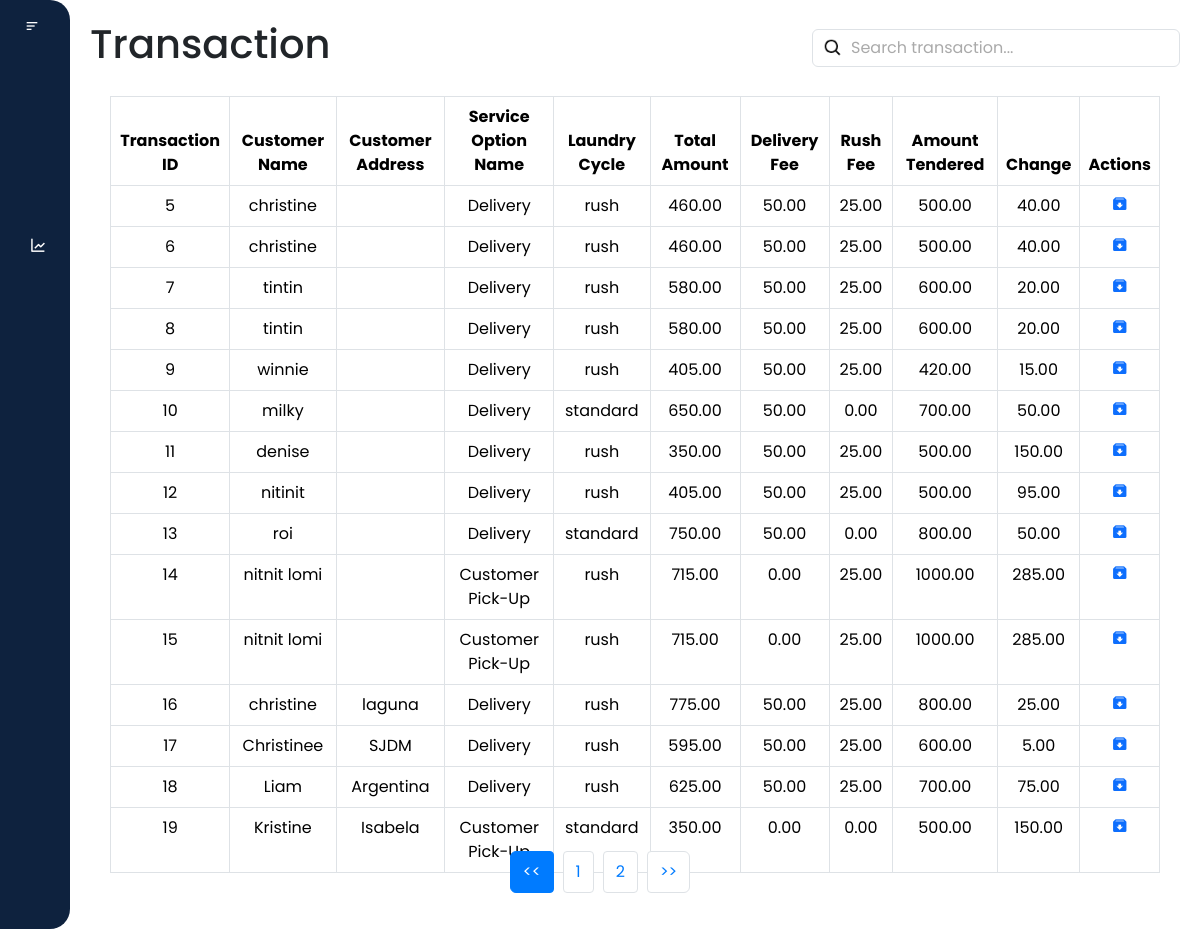
/transaction/transaction.php (signed in), run on the app's committed database.
### tables this page shows
CREATE TABLE `transaction` (
  `transaction_id` int(11) NOT NULL,
  `request_id` int(11) DEFAULT NULL,
  `customer_id` int(11) DEFAULT NULL,
  `customer_name` varchar(30) DEFAULT NULL,
  `customer_address` varchar(50) NOT NULL,
  `service_option_id` int(100) NOT NULL,
  `service_option_name` varchar(50) NOT NULL,
  `laundry_cycle` enum('standard','rush') NOT NULL,
  `total_amount` decimal(65,2) DEFAULT NULL,
  `delivery_fee` decimal(65,2) DEFAULT NULL,
  `rush_fee` decimal(65,2) DEFAULT NULL,
  `amount_tendered` decimal(65,2) DEFAULT NULL,
  `money_change` decimal(65,2) DEFAULT NULL
);

### transaction/transaction.php (the view, shortened to what this page needs)
<?php
require_once('transaction_db.php');
if(isset($_POST['search'])) {
    $search = $con->real_escape_string($_POST['search']);
    $query = "SELECT * FROM transaction WHERE customer_name LIKE '%$search%'
    OR transaction_id LIKE '%$search%'
    OR laundry_service_option LIKE '%$search%'
    OR laundry_category_option LIKE '%$search%'";
} else {
    $query = "SELECT * FROM transaction";
}
$result = mysqli_query($con, $query);
$data = [];
if ($result->num_rows > 0) {
    while ($row = $result->fetch_assoc()) {
        $data[] = $row;
    }
}
?>
<!DOCTYPE html>
<html lang="en">
<head>
    <link rel="stylesheet" href="transaction.css">
    <link rel="stylesheet" href="https://cdnjs.cloudflare.com/ajax/libs/font-awesome/5.15.3/css/all.min.css"
>
    <link href="https://cdn.jsdelivr.net/npm/bootstrap@5.3.3/dist/css/bootstrap.min.css" rel="stylesheet"
>
    <link href='https://unpkg.com/boxicons@2.1.4/css/boxicons.min.css' rel='stylesheet'>
    <link href="https://cdn.lineicons.com/4.0/lineicons.css" rel="stylesheet" />
</head>
<body>
    <div class="wrapper">
        <aside id="sidebar">
            <div class="d-flex">
                <button id="toggle-btn" type="button">
                    <i class="bx bx-menu-alt-left"></i>
                </button>
            </div>
            <ul class="sidebar-nav">
                <li class="sidebar-item">
                    <a href="/laundry_system/dashboard/dashboard.php" class="sidebar-link">
                    </a>
                </li>
                <li class="sidebar-item">
                    <a href="/laundry_system/profile/profile.php" class="sidebar-link">
                    </a>
                </li>
                <li class="sidebar-item">
                    <a href="/laundry_system/transaction/transaction.php" class="sidebar-link">
                    </a>
                </li>
                <li class="sidebar-item">
                    <a href="/laundry_system/sales_report/report.php" class="sidebar-link">
                        <i class='bx bx-line-chart'></i>
                    </a>
                </li>
            </ul>
            <div class="sidebar-footer">
                <a href="javascript:void(0)" class="sidebar-link" id="btn_logout">
                </a>
            </div>
        </aside>
        <div class="main-content">
            <nav>
                <div class="d-flex justify-content-between align-items-center">
                    <h1>Transaction</h1>
                    <div class="search_bar" m-1>
                        <input class="form-control" type="text" id="filter_transaction" placeholder="Search transaction...">
                    </div>
                </div>
            </nav>
            <div class="table-responsive">
                <table class="table table-bordered text-center">
                    <thead>
                        <tr class="bg-dark text-white">
                            <th>Transaction ID</th>
                            <th>Customer Name</th>
                            <th>Customer Address</th>
                            <th>Service Option Name</th>
                            <th>Laundry Cycle</th>
                            <th>Total Amount</th>
                            <th>Delivery Fee</th>
                            <th>Rush Fee</th>
                            <th>Amount Tendered</th>
                            <th>Change</th>
                            <th>Actions</th>
                        </tr>
                    </thead>
                    <tbody id="transaction_table">
                        <?php
                        if (!empty($data)) {
                            foreach ($data as $row) {
                                echo "<tr>";
                                echo "<td>{$row['transaction_id']}</td>";
                                echo "<td>{$row['customer_name']}</td>";
                                echo "<td>{$row['customer_address']}</td>";
                                echo "<td>{$row['service_option_name']}</td>";
                                echo "<td>{$row['laundry_cycle']}</td>";
                                echo "<td>{$row['total_amount']}</td>";
                                echo "<td>{$row['delivery_fee']}</td>";
                                echo "<td>{$row['rush_fee']}</td>";
                                echo "<td>{$row['amount_tendered']}</td>";
                                echo "<td>{$row['money_change']}</td>";
                                echo "<td>
                                    <a href='javascript:void(0);' class='archive-btn' data-id='{$row['customer_id']}'>
                                    <i class='bx bxs-archive-in'></i></a>
                                </td>";
                                echo "</tr>";
                            }
                        } else {
                            echo "<tr><td colspan='11'>No transactions found.</td></tr>";
                        }
                        ?>
                    </tbody>
                </table>
            </div>
            <nav aria-label="Page navigation">
                <ul class="pagination justify-content-center" id="pagination">
                </ul>
            </nav>
        </div>
    </div>
</body>
</html>

### transaction/transaction.css (style rules this page uses)
* { margin: 0; padding: 0; font-family: "Poppins", "Segoe UI"; box-sizing: border-box; }
html { scroll-behavior: smooth; }
a { text-decoration: none; }
li { list-style: none; }
h1 { font-weight: 600; font-size: 1.5 rem; }
body { font-family: 'Poppins', sans-serif; }
.wrapper { display: flex; width: 100%; height: 100vh; }
#sidebar { display: flex; flex-direction: column; width: 70px; height: 100vh; min-width: 70px; z-index: 1000; transition: all .25s ease-in-out; background-color: #0e223e; border-radius: 0 20px 20px 0; }
#toggle-btn { background-color: transparent; cursor: pointer; border: 0; padding: 1rem 1.5rem; }
#toggle-btn i { font-size: 1.5 rem; color: #fff; }
.sidebar-nav { padding: 2rem 0; flex: 1 1 auto; }
a.sidebar-link { padding: 0.625rem 1.625rem; color: #fff; display: block; font-size: 0.9rem; white-space: nowrap; border-left: 3px solid transparent; text-decoration: none; }
.sidebar-link i { font-size: 1.1rem; margin-right: 0.75rem; }
.sidebar-item { position: relative; }
.main-content { flex: 1; overflow-y: auto; padding: 20px; transition: margin-left 0.5s ease; }
.table-responsive { padding: 20px; }
.table { width: 100%; border-collapse: collapse; border: #b8c1ec; margin: 0; }
th, td { border: 1px solid #b8c1ec; padding: 8px; text-align: center; }
.pagination { display: flex; justify-content: center; padding-left: 0; list-style: none; border-radius: 0.25rem; margin-top: 20px; position: absolute; bottom: 20px; left: 0; right: 0; }
.search_bar { position: relative; }
.search_bar .form-control { padding-left: 38px; }
.search_bar .form-control::placeholder { color: #aaa; }
.search_bar .form-control { background-image: url('/laundry_system/images/search.png'); background-repeat: no-repeat; background-position: 10px center; background-size: 20px 20px; }

### data on the page
transaction: transaction_id "5", customer_name "christine", service_option_name "Delivery", laundry_cycle "rush", total_amount "460.00", delivery_fee "50.00", rush_fee "25.00", amount_tendered "500.00", money_change "40.00"
transaction: transaction_id "6", customer_name "christine", service_option_name "Delivery", laundry_cycle "rush", total_amount "460.00", delivery_fee "50.00", rush_fee "25.00", amount_tendered "500.00", money_change "40.00"
transaction: transaction_id "7", customer_name "tintin", service_option_name "Delivery", laundry_cycle "rush", total_amount "580.00", delivery_fee "50.00", rush_fee "25.00", amount_tendered "600.00", money_change "20.00"
transaction: transaction_id "8", customer_name "tintin", service_option_name "Delivery", laundry_cycle "rush", total_amount "580.00", delivery_fee "50.00", rush_fee "25.00", amount_tendered "600.00", money_change "20.00"
transaction: transaction_id "9", customer_name "winnie", service_option_name "Delivery", laundry_cycle "rush", total_amount "405.00", delivery_fee "50.00", rush_fee "25.00", amount_tendered "420.00", money_change "15.00"
transaction: transaction_id "10", customer_name "milky", service_option_name "Delivery", laundry_cycle "standard", total_amount "650.00", delivery_fee "50.00", rush_fee "0.00", amount_tendered "700.00", money_change "50.00"
transaction: transaction_id "11", customer_name "denise", service_option_name "Delivery", laundry_cycle "rush", total_amount "350.00", delivery_fee "50.00", rush_fee "25.00", amount_tendered "500.00", money_change "150.00"
transaction: transaction_id "12", customer_name "nitinit", service_option_name "Delivery", laundry_cycle "rush", total_amount "405.00", delivery_fee "50.00", rush_fee "25.00", amount_tendered "500.00", money_change "95.00"
transaction: transaction_id "13", customer_name "roi", service_option_name "Delivery", laundry_cycle "standard", total_amount "750.00", delivery_fee "50.00", rush_fee "0.00", amount_tendered "800.00", money_change "50.00"
transaction: transaction_id "14", customer_name "nitnit lomi", service_option_name "Customer Pick-Up", laundry_cycle "rush", total_amount "715.00", delivery_fee "0.00", rush_fee "25.00", amount_tendered "1000.00", money_change "285.00"
transaction: transaction_id "15", customer_name "nitnit lomi", service_option_name "Customer Pick-Up", laundry_cycle "rush", total_amount "715.00", delivery_fee "0.00", rush_fee "25.00", amount_tendered "1000.00", money_change "285.00"
transaction: transaction_id "16", customer_name "christine", customer_address "laguna", service_option_name "Delivery", laundry_cycle "rush", total_amount "775.00", delivery_fee "50.00", rush_fee "25.00", amount_tendered "800.00", money_change "25.00"
transaction: transaction_id "17", customer_name "Christinee", customer_address "SJDM", service_option_name "Delivery", laundry_cycle "rush", total_amount "595.00", delivery_fee "50.00", rush_fee "25.00", amount_tendered "600.00", money_change "5.00"
transaction: transaction_id "18", customer_name "Liam", customer_address "Argentina", service_option_name "Delivery", laundry_cycle "rush", total_amount "625.00", delivery_fee "50.00", rush_fee "25.00", amount_tendered "700.00", money_change "75.00"
transaction: transaction_id "19", customer_name "Kristine", customer_address "Isabela", service_option_name "Customer Pick-Up", laundry_cycle "standard", total_amount "350.00", delivery_fee "0.00", rush_fee "0.00", amount_tendered "500.00", money_change "150.00"
